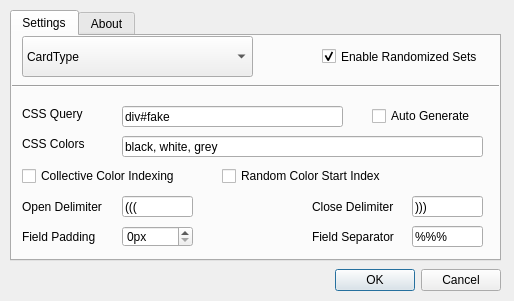
<?xml version="1.0" encoding="UTF-8"?>
<ui version="4.0">
 <author>Henrik Giesel</author>
 <class>SetRandomizerOptionDialog</class>
 <widget class="QDialog" name="SetRandomizerOptionDialog">
  <property name="geometry">
   <rect>
    <x>0</x>
    <y>0</y>
    <width>514</width>
    <height>301</height>
   </rect>
  </property>
  <property name="windowTitle">
   <string>Dialog</string>
  </property>
  <widget class="QTabWidget" name="tabWidget">
   <property name="geometry">
    <rect>
     <x>10</x>
     <y>10</y>
     <width>491</width>
     <height>251</height>
    </rect>
   </property>
   <property name="currentIndex">
    <number>0</number>
   </property>
   <widget class="QWidget" name="tab_settings">
    <property name="whatsThis">
     <string>&lt;html&gt;&lt;head/&gt;&lt;body&gt;&lt;p&gt;&lt;br/&gt;&lt;/p&gt;&lt;/body&gt;&lt;/html&gt;</string>
    </property>
    <attribute name="title">
     <string>Settings</string>
    </attribute>
    <widget class="QComboBox" name="cardTypeSelector">
     <property name="geometry">
      <rect>
       <x>10</x>
       <y>0</y>
       <width>231</width>
       <height>41</height>
      </rect>
     </property>
     <property name="maxVisibleItems">
      <number>10</number>
     </property>
     <item>
      <property name="text">
       <string>CardType</string>
      </property>
     </item>
    </widget>
    <widget class="QCheckBox" name="enableCheckBox">
     <property name="geometry">
      <rect>
       <x>310</x>
       <y>0</y>
       <width>171</width>
       <height>41</height>
      </rect>
     </property>
     <property name="toolTip">
      <string/>
     </property>
     <property name="text">
      <string>Enable Randomized Sets</string>
     </property>
     <property name="checked">
      <bool>true</bool>
     </property>
     <property name="autoRepeat">
      <bool>false</bool>
     </property>
     <property name="tristate">
      <bool>false</bool>
     </property>
    </widget>
    <widget class="QLabel" name="cssQueryLabel">
     <property name="geometry">
      <rect>
       <x>10</x>
       <y>70</y>
       <width>81</width>
       <height>16</height>
      </rect>
     </property>
     <property name="toolTip">
      <string>&lt;html&gt;&lt;head/&gt;&lt;body&gt;&lt;p&gt;A CSS query to select the elements which contain all Multiple Choices.&lt;/p&gt;&lt;/body&gt;&lt;/html&gt;</string>
     </property>
     <property name="text">
      <string>CSS Query</string>
     </property>
    </widget>
    <widget class="QLineEdit" name="cssColorsLineEdit">
     <property name="enabled">
      <bool>true</bool>
     </property>
     <property name="geometry">
      <rect>
       <x>110</x>
       <y>100</y>
       <width>361</width>
       <height>21</height>
      </rect>
     </property>
     <property name="text">
      <string>black, white, grey</string>
     </property>
    </widget>
    <widget class="QLabel" name="cssColorsLabel">
     <property name="geometry">
      <rect>
       <x>10</x>
       <y>100</y>
       <width>81</width>
       <height>16</height>
      </rect>
     </property>
     <property name="toolTip">
      <string>&lt;html&gt;&lt;head/&gt;&lt;body&gt;&lt;p&gt;A list of CSS colors. The first field will be displayed with the first color. Colors will be repeated, if fields exceed colors.&lt;/p&gt;&lt;/body&gt;&lt;/html&gt;</string>
     </property>
     <property name="text">
      <string>CSS Colors</string>
     </property>
    </widget>
    <widget class="QLabel" name="openDelimLabel">
     <property name="geometry">
      <rect>
       <x>10</x>
       <y>160</y>
       <width>101</width>
       <height>21</height>
      </rect>
     </property>
     <property name="text">
      <string>Open Delimiter</string>
     </property>
    </widget>
    <widget class="QLineEdit" name="openDelimLineEdit">
     <property name="geometry">
      <rect>
       <x>110</x>
       <y>160</y>
       <width>71</width>
       <height>21</height>
      </rect>
     </property>
     <property name="text">
      <string>(((</string>
     </property>
    </widget>
    <widget class="QLineEdit" name="cssQueryLineEdit">
     <property name="geometry">
      <rect>
       <x>110</x>
       <y>70</y>
       <width>221</width>
       <height>21</height>
      </rect>
     </property>
     <property name="text">
      <string>div#fake</string>
     </property>
    </widget>
    <widget class="QSpinBox" name="fieldPaddingSpinBox">
     <property name="geometry">
      <rect>
       <x>110</x>
       <y>190</y>
       <width>71</width>
       <height>21</height>
      </rect>
     </property>
     <property name="suffix">
      <string>px</string>
     </property>
    </widget>
    <widget class="QLabel" name="fieldPaddingLabel">
     <property name="geometry">
      <rect>
       <x>10</x>
       <y>190</y>
       <width>101</width>
       <height>21</height>
      </rect>
     </property>
     <property name="text">
      <string>Field Padding</string>
     </property>
    </widget>
    <widget class="Line" name="lineTop">
     <property name="geometry">
      <rect>
       <x>-70</x>
       <y>40</y>
       <width>761</width>
       <height>21</height>
      </rect>
     </property>
     <property name="orientation">
      <enum>Qt::Horizontal</enum>
     </property>
    </widget>
    <widget class="QLabel" name="closeDelimLabel">
     <property name="geometry">
      <rect>
       <x>300</x>
       <y>160</y>
       <width>101</width>
       <height>21</height>
      </rect>
     </property>
     <property name="text">
      <string>Close Delimiter</string>
     </property>
    </widget>
    <widget class="QLabel" name="fieldSeparatorLabel">
     <property name="geometry">
      <rect>
       <x>300</x>
       <y>190</y>
       <width>101</width>
       <height>21</height>
      </rect>
     </property>
     <property name="text">
      <string>Field Separator</string>
     </property>
    </widget>
    <widget class="QLineEdit" name="closeDelimLineEdit">
     <property name="geometry">
      <rect>
       <x>400</x>
       <y>160</y>
       <width>71</width>
       <height>21</height>
      </rect>
     </property>
     <property name="text">
      <string>)))</string>
     </property>
    </widget>
    <widget class="QLineEdit" name="fieldSeparatorLineEdit">
     <property name="geometry">
      <rect>
       <x>400</x>
       <y>190</y>
       <width>71</width>
       <height>21</height>
      </rect>
     </property>
     <property name="text">
      <string>%%%</string>
     </property>
    </widget>
    <widget class="QCheckBox" name="autoGenerateCheckBox">
     <property name="geometry">
      <rect>
       <x>360</x>
       <y>70</y>
       <width>121</width>
       <height>20</height>
      </rect>
     </property>
     <property name="toolTip">
      <string>Check if you want to generate the div tags for the card. Check if this if you have no idea how to edit card templates.</string>
     </property>
     <property name="text">
      <string>Auto Generate</string>
     </property>
    </widget>
    <widget class="QCheckBox" name="collectiveIndexingCheckBox">
     <property name="geometry">
      <rect>
       <x>10</x>
       <y>130</y>
       <width>181</width>
       <height>20</height>
      </rect>
     </property>
     <property name="toolTip">
      <string>Normally, the choice of color is reset for each new randomized set. With this option, all elements collectively will iterate through the colors. E.g. Two sets with one element each will both have color 1, with this option turned on, the second one will have color 2.</string>
     </property>
     <property name="text">
      <string>Collective Color Indexing</string>
     </property>
     <property name="tristate">
      <bool>false</bool>
     </property>
    </widget>
    <widget class="QCheckBox" name="randomStartIndexCheckBox">
     <property name="geometry">
      <rect>
       <x>210</x>
       <y>130</y>
       <width>181</width>
       <height>20</height>
      </rect>
     </property>
     <property name="toolTip">
      <string>Normally, the choice of color always start with color 1. With this option turned on, the first color will be chosen at random, before normally iterating through the colors again.</string>
     </property>
     <property name="text">
      <string>Random Color Start Index</string>
     </property>
    </widget>
   </widget>
   <widget class="QWidget" name="tab_about">
    <attribute name="title">
     <string>About</string>
    </attribute>
    <widget class="QTextBrowser" name="aboutText">
     <property name="geometry">
      <rect>
       <x>30</x>
       <y>10</y>
       <width>431</width>
       <height>201</height>
      </rect>
     </property>
     <property name="html">
      <string>&lt;!DOCTYPE HTML PUBLIC &quot;-//W3C//DTD HTML 4.0//EN&quot; &quot;http://www.w3.org/TR/REC-html40/strict.dtd&quot;&gt;
&lt;html&gt;&lt;head&gt;&lt;meta name=&quot;qrichtext&quot; content=&quot;1&quot; /&gt;&lt;style type=&quot;text/css&quot;&gt;
p, li { white-space: pre-wrap; }
&lt;/style&gt;&lt;/head&gt;&lt;body style=&quot; font-family:'.SF NS Text'; font-size:13pt; font-weight:400; font-style:normal;&quot;&gt;
&lt;p style=&quot; margin-top:12px; margin-bottom:12px; margin-left:0px; margin-right:0px; -qt-block-indent:0; text-indent:0px;&quot;&gt;&lt;span style=&quot; font-weight:600;&quot;&gt;Anki SetRandomizer&lt;/span&gt; was developed by &lt;a href=&quot;https://github.com/hgiesel&quot;&gt;&lt;span style=&quot; text-decoration: underline; color:#0000ff;&quot;&gt;Henrik Giesel (hgiesel)&lt;/span&gt;&lt;/a&gt;.&lt;/p&gt;
&lt;p style=&quot; margin-top:12px; margin-bottom:12px; margin-left:0px; margin-right:0px; -qt-block-indent:0; text-indent:0px;&quot;&gt;&lt;span style=&quot; font-weight:600;&quot;&gt;Anki Persistence&lt;/span&gt; was developed by &lt;a href=&quot;https://github.com/SimonLammer/anki-persistence&quot;&gt;&lt;span style=&quot; text-decoration: underline; color:#0000ff;&quot;&gt;Simmon Lammer&lt;/span&gt;&lt;/a&gt;.&lt;br /&gt;&lt;/p&gt;
&lt;p style=&quot; margin-top:12px; margin-bottom:12px; margin-left:0px; margin-right:0px; -qt-block-indent:0; text-indent:0px;&quot;&gt;For more information about how to use Anki SetRandomizer, you should check out &lt;a href=&quot;https://github.com/hgiesel/anki-set-randomizer/tree/master&quot;&gt;&lt;span style=&quot; text-decoration: underline; color:#0000ff;&quot;&gt;the docs&lt;/span&gt;&lt;/a&gt;.&lt;/p&gt;&lt;/body&gt;&lt;/html&gt;</string>
     </property>
     <property name="openExternalLinks">
      <bool>true</bool>
     </property>
    </widget>
    <widget class="QDialogButtonBox" name="buttonBox_2">
     <property name="geometry">
      <rect>
       <x>260</x>
       <y>240</y>
       <width>221</width>
       <height>41</height>
      </rect>
     </property>
     <property name="orientation">
      <enum>Qt::Horizontal</enum>
     </property>
     <property name="standardButtons">
      <set>QDialogButtonBox::Cancel|QDialogButtonBox::Ok</set>
     </property>
    </widget>
   </widget>
  </widget>
  <widget class="QDialogButtonBox" name="buttonBox">
   <property name="geometry">
    <rect>
     <x>280</x>
     <y>260</y>
     <width>221</width>
     <height>41</height>
    </rect>
   </property>
   <property name="orientation">
    <enum>Qt::Horizontal</enum>
   </property>
   <property name="standardButtons">
    <set>QDialogButtonBox::Cancel|QDialogButtonBox::Ok</set>
   </property>
  </widget>
 </widget>
 <resources/>
 <connections/>
</ui>
